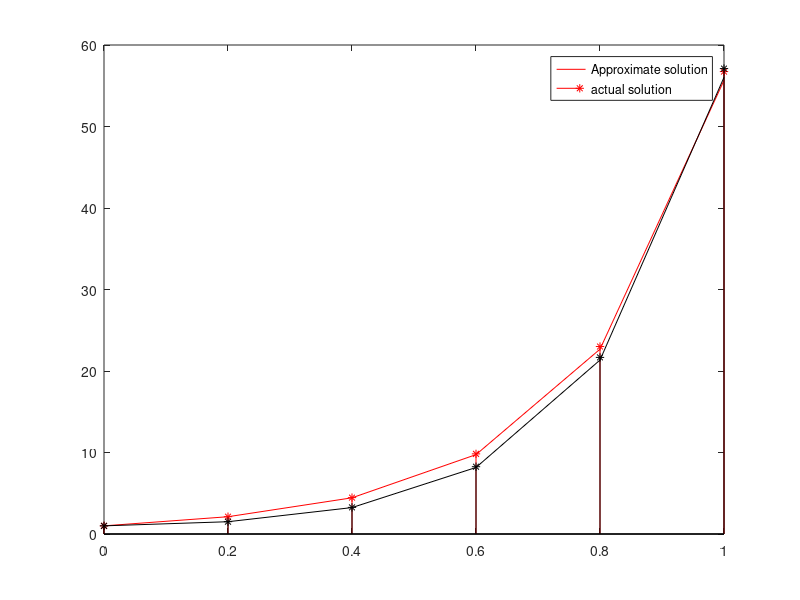

This chart was generated by the following MATLAB code:
    % Use the RK method for the system to approximate the solution of the
    % following system of first order differential equations and compare
    % the result to the actual solution.
    %
    % u1' = 3*u1 + 2*u2 - (2*t^2 + 1)*exp(2*t),      0 <= t <= 1,  u1(0) = 1
    % u2' = 4*u1 + u2 + (t^2 + 2*t - 4)*exp(2*t),    0 <= t <= 1,  u2(0) = 1,  h = 0.2
    %
    % Actual solution:
    % u1(t) = (1/3)*exp(5*t) - (1/3)*exp(-t) + exp(2*t)
    % u2(t) = (1/3)*exp(5*t) + (2/3)*exp(-t) + t^2*exp(2*t)

    function rk2
    clc
    clf
    clear all
    a=0;
    b=1;
    alpha1=1;
    alpha2=1;
    h=0.2;
    n=(b-a)/h;
    x=linspace(a,b,n+1);
    u1(1)=alpha1;
    u2(1)=alpha2;
    for i=1:n
        k1=h*f1(x(i),u1(i),u2(i));
        p1=h*f2(x(i),u1(i),u2(i));
        k2=h*f1(x(i)+h/2,u1(i)+k1/2,u2(i)+p1/2);
        p2=h*f2(x(i)+h/2,u1(i)+k1/2,u2(i)+p1/2);
        k3=h*f1(x(i)+h/2,u1(i)+k2/2,u2(i)+p2/2);
        p3=h*f2(x(i)+h/2,u1(i)+k2/2,u2(i)+p2/2);
        k4=h*f1(x(i)+h,u1(i)+k3,u2(i)+p3);
        p4=h*f2(x(i)+h,u1(i)+k3,u2(i)+p3);
        u1(i+1)=u1(i)+(k1+2*k2+2*k3+k4)/6;
        u2(i+1)=u2(i)+(p1+2*p2+2*p3+p4)/6;
    end
    eu1=(1/3)*exp(5*x)-(1/3)*exp(-x)+exp(2*x);
    eu2=(1/3)*exp(5*x)+(2/3)*exp(-x)+(x.^2).*exp(2*x);
    plot(x,u1,'-r')
    hold on
    stem (x,eu1,'*r')
    hold on
    plot(x,u2,'-k')
    hold on
    stem(x,eu2,'*k')
    hold on
    legend('Approximate solution','actual solution')
    fprintf(' x u1 u2 eu1 eu2 \n');
    for i=1:n+1
        fprintf(' %11.5f %11.5f %11.5f %11.5f %11.5f\n',x(i),u1(i),u2(i),eu1(i),eu2(i));
    end
    function z1=f1(x,u1,u2)
    z1=3*u1+2*u2-(2*x^2+1)*exp(2*x);
    function z2=f2(x,u1,u2)
    z2=4*u1+u2+(x^2+2*x-4)*exp(2*x);
